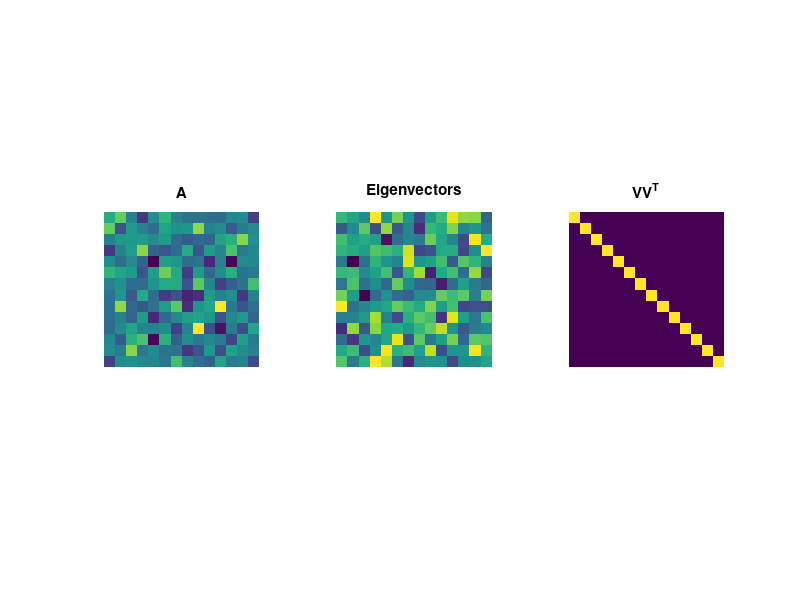

Reproduce this figure in MATLAB.
%%
%     COURSE: Linear algebra: theory and implementation
%    SECTION: Eigendecomposition
%      VIDEO: Eigendecomposition of symmetric matrices
% Instructor: sincxpress.com
% Course url: https://www.udemy.com/course/linear-algebra-theory-and-implementation/?couponCode=202110
%
%%

% create a random matrix
A = randn(14);

% make it symmetric (additive method)
A = A+A';

% diagonalize it
[evecs,evals] = eig(A);


% magnitudes of each vector
sqrt( sum(evecs.^2,1) )


% and make plots
figure(6), clf
subplot(131), imagesc(A)
axis square, axis off
title('A')

subplot(132), imagesc(evecs)
axis square, axis off
title('Eigenvectors')

subplot(133), imagesc(evecs*evecs')
axis square, axis off
title('VV^T')

%% done.
